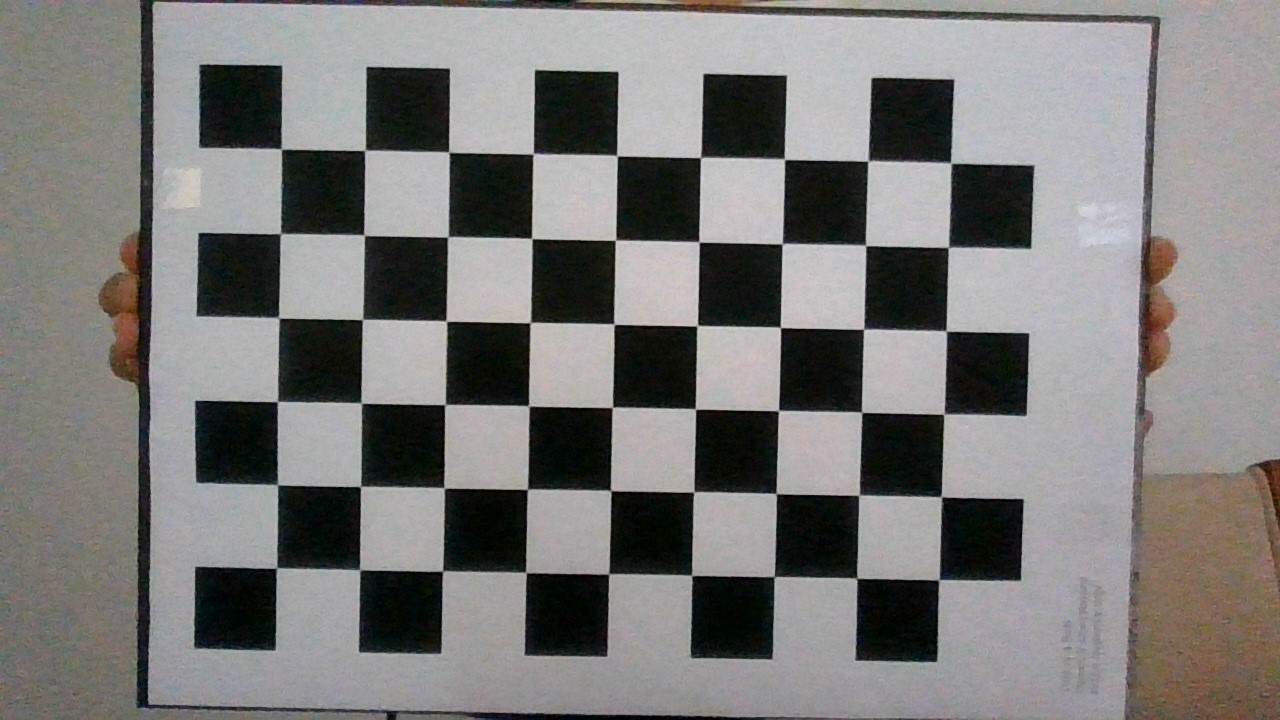
#> input picture Camera_calibration/Calibration_Images/Images/WIN_20210507_11_55_29_Pro.jpg, 1280 x 720 px, given in place of videoPlastic.mp4, which was not available
$ jupyter execute --allow-errors 11_Lecture_MotionPerc_Tracking.ipynb   (shell and % lines are left out)   (text cells are left out)
#> lines starting #> are read from the running program, lines starting #| are printed output that depends on the picture; pictures that were not available may be replaced by others from this repository, and a replacement may not be noted
[cell 1]
# download the first video
#!wget --output-document=videoPlastic.mp4 "https://uporto-my.sharepoint.com/:v:/g/personal/up488707_up_pt/EYZ0leFcVCxEoQwTk0cd6JoBqAc70vr8i9MsnsrEbs8Pkw?download=1"

# download the second video
#!wget  --output-document=videoTennis.mp4 "https://uporto-my.sharepoint.com/:v:/g/personal/up488707_up_pt/EZ1KHTiemnJPr25KFtspehABr3gylXNPEBpYFGCLEzcG0g?download=1"


# uncomment the next lines for uploading any video
#from google.colab import files
#uploaded = files.upload()

[cell 2]
#installing a visualizer
from kora.drive import upload_public
from IPython.display import HTML

#> (a cell that did not finish here is left out)

#> (a cell that did not finish here is left out)

[cell 5]
from google.colab.patches import cv2_imshow
from time import time as timer
import numpy as np
import cv2
import sys

filename_video = "videoPlastic.mp4"
file_path_output = "videoPlasticOut.mp4"
#filename_video = "videoTennis.mp4"
#file_path_output = "videoTennisOut.mp4"

fps = 30
dt = 1/30
scale = 3


# Get a VideoCapture object
vc = cv2.VideoCapture(filename_video)

# Read first frame
_, first_frame = vc.read()
#> first_frame is the input picture: shape (720, 1280, 3); mean B, G, R 120, 121.4, 122.8
first_frame = cv2.resize(first_frame, (int(first_frame.shape[1]/scale),int(first_frame.shape[0]/scale)))
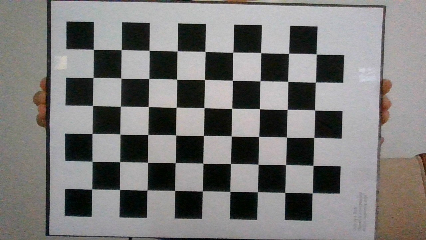
#> first_frame: shape (240, 426, 3); mean B, G, R 120, 121.4, 122.8


# Writer*'X264'
w, h = first_frame.shape[0], first_frame.shape[1]
#> w = 240; h = 426
fourcc = cv2.VideoWriter_fourcc(*'X264')
writer = cv2.VideoWriter(file_path_output, fourcc, fps, (w, h))

[cell 6]
# to complete

if vc.isOpened() :
  # Convert to gray scale
  prev_frame_gray = cv2.cvtColor(first_frame, cv2.COLOR_BGR2GRAY)
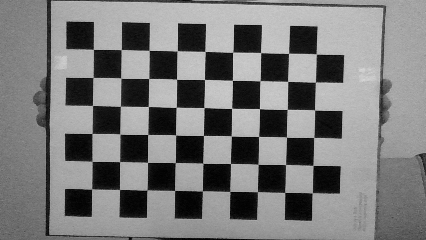
#> prev_frame_gray: shape (240, 426); min 0, max 215, mean 121.7


img_vec = []
img_gray_vec = []
flow_vec = []
flow_vec_mag = []

while(vc.isOpened()):
    # Read a frame from video
    _, new_frame = vc.read()

    if (new_frame is None):
      break

    new_frame = cv2.resize(new_frame, (int(new_frame.shape[1]/scale),int(new_frame.shape[0]/scale)))
    img_vec.append(new_frame)

    # Convert new frame to gray scale
    new_frame_gray = cv2.cvtColor(new_frame, cv2.COLOR_BGR2GRAY)
    img_gray_vec.append(new_frame_gray)

    # Calculate dense optical flow by Farneback method
    flow = cv2.calcOpticalFlowFarneback(prev_frame_gray, new_frame_gray, None, 0.5, 3, 15, 3, 5, 1.2, 0)
    flow_vec.append(flow)

    # Compute the magnitude and angle of the 2D vectors
    magnitude, angle = cv2.cartToPolar(flow[...,0], flow[...,1])
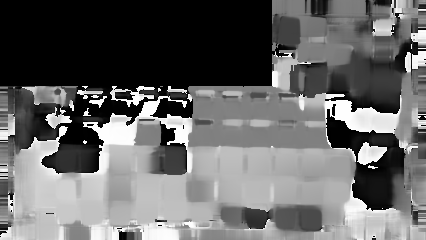
#> angle: shape (240, 426) float32; min 0, max 6.28, mean 2.54; drawn with min black and max white
    flow_vec_mag.append(magnitude)

    # Update previous frame
    prev_frame_gray = new_frame_gray

print("Number of frames", len(img_gray_vec))

$ run again, on Camera_calibration/Calibration_Images/Images/WIN_20210507_11_55_34_Pro.jpg
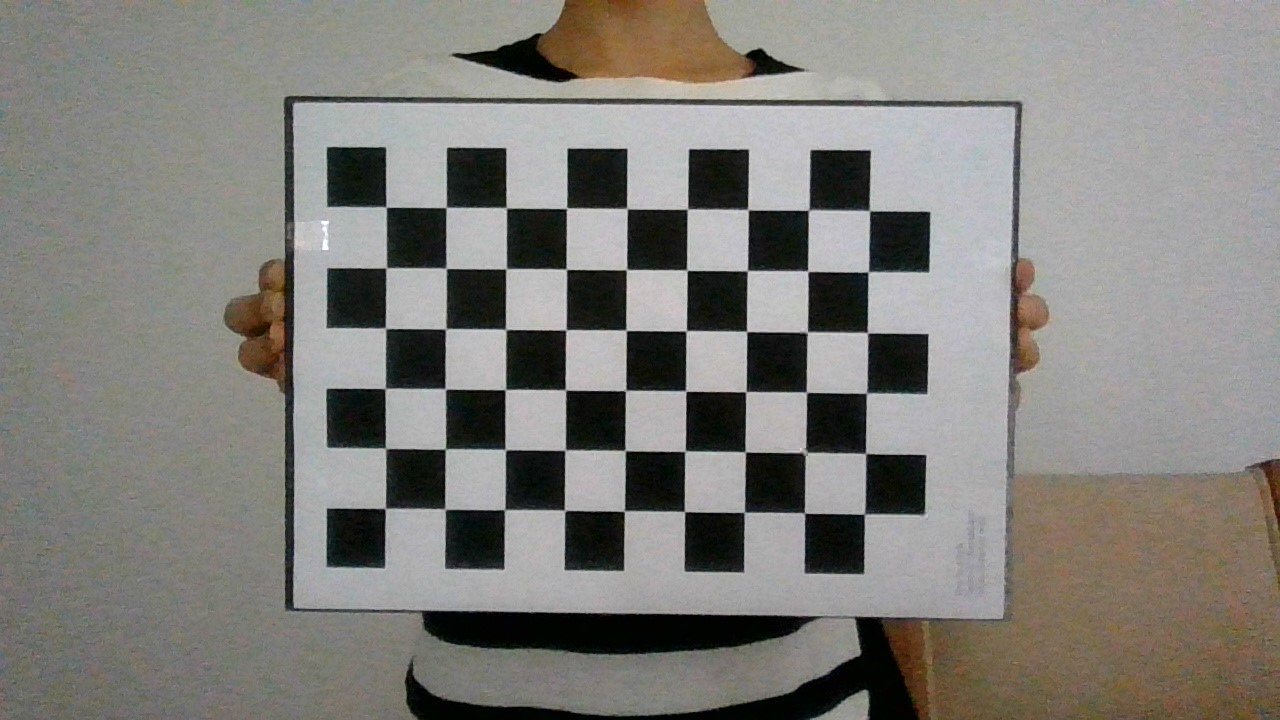
#> input picture Camera_calibration/Calibration_Images/Images/WIN_20210507_11_55_34_Pro.jpg, 1280 x 720 px, given in place of videoPlastic.mp4, which was not available
#> first_frame is the input picture: shape (720, 1280, 3); mean B, G, R 122.5, 127.1, 128.9
#> first_frame: shape (240, 426, 3)
#> `magnitude, angle = cv2.cartToPolar(flow[...,0], flow[...,1])`:
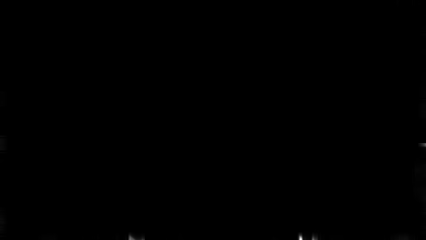
#> magnitude: shape (240, 426) float32; min 0, max 0.254, mean 0.000173; drawn with min black and max white
#> `magnitude, angle = cv2.cartToPolar(flow[...,0], flow[...,1])`:
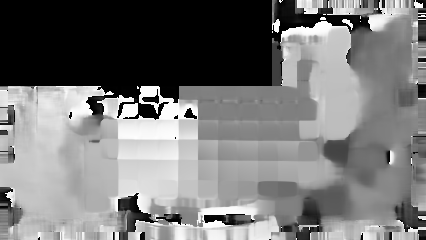
#> angle: shape (240, 426) float32; min 0, max 6.28, mean 2.97; drawn with min black and max white

$ run again, on Camera_calibration/Calibration_Images/Images/WIN_20210507_11_55_39_Pro.jpg
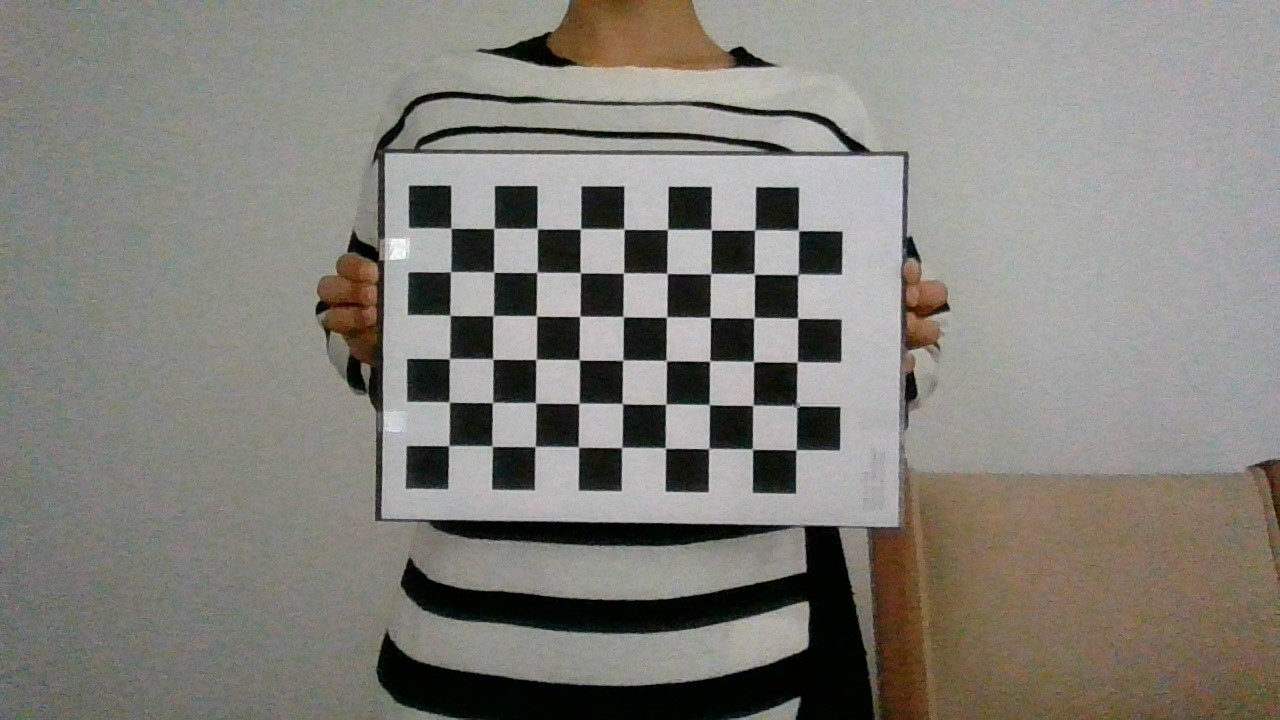
#> input picture Camera_calibration/Calibration_Images/Images/WIN_20210507_11_55_39_Pro.jpg, 1280 x 720 px, given in place of videoPlastic.mp4, which was not available
#> first_frame is the input picture: shape (720, 1280, 3); mean B, G, R 122.1, 128.3, 130.6
#> first_frame: shape (240, 426, 3)
#> `magnitude, angle = cv2.cartToPolar(flow[...,0], flow[...,1])`:
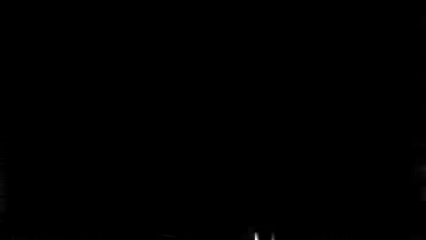
#> magnitude: shape (240, 426) float32; min 0, max 0.211, mean 0.000121; drawn with min black and max white
#> `magnitude, angle = cv2.cartToPolar(flow[...,0], flow[...,1])`:
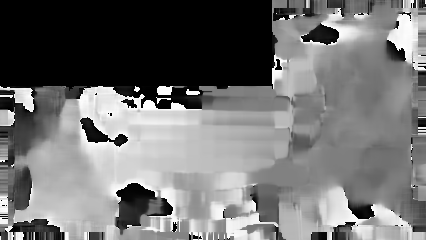
#> angle: shape (240, 426) float32; min 0, max 6.28, mean 2.81; drawn with min black and max white

$ run again, on Camera_calibration/Calibration_Images/Images/WIN_20210507_11_55_44_Pro.jpg
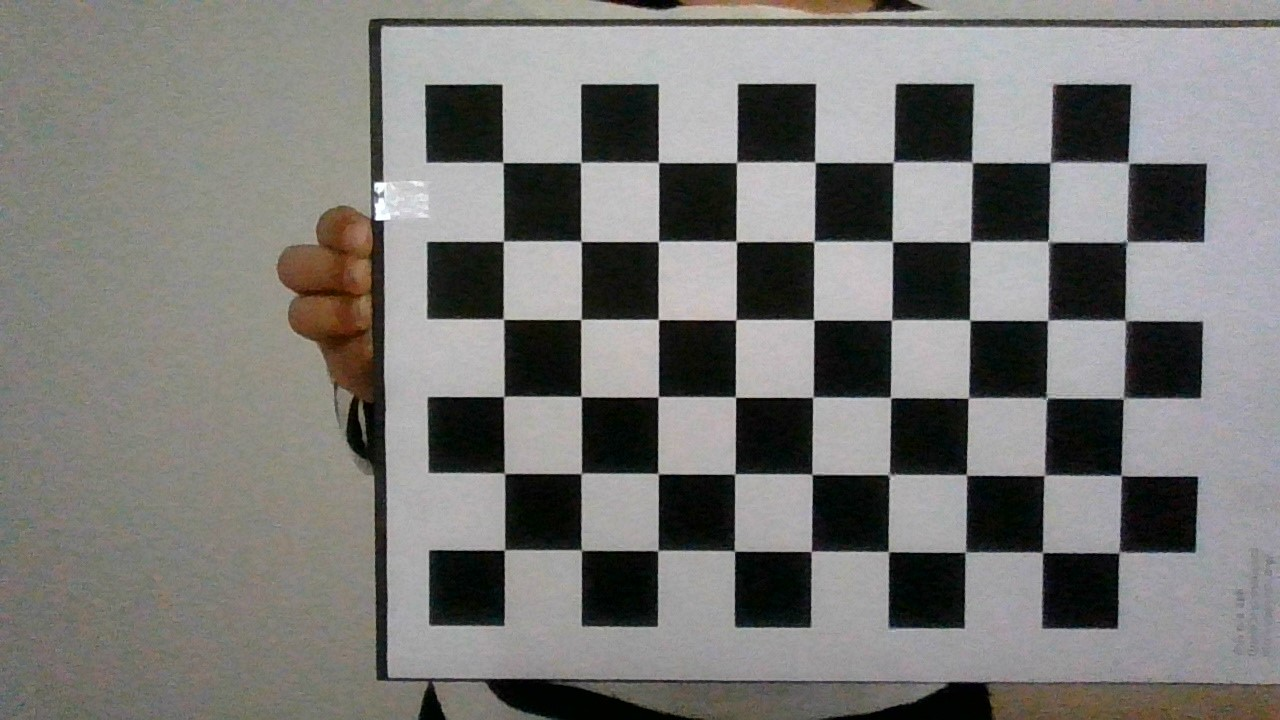
#> input picture Camera_calibration/Calibration_Images/Images/WIN_20210507_11_55_44_Pro.jpg, 1280 x 720 px, given in place of videoPlastic.mp4, which was not available
#> first_frame is the input picture: shape (720, 1280, 3); mean B, G, R 116.9, 119.6, 120.5
#> `first_frame = cv2.resize(first_frame, (int(first_frame.shape[1]/scale)..`:
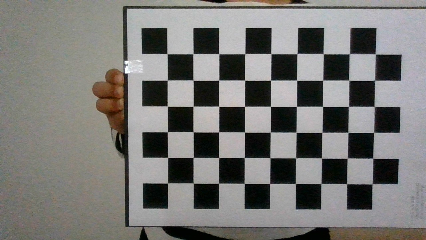
#> first_frame: shape (240, 426, 3); mean B, G, R 116.9, 119.7, 120.5
#> `magnitude, angle = cv2.cartToPolar(flow[...,0], flow[...,1])`:
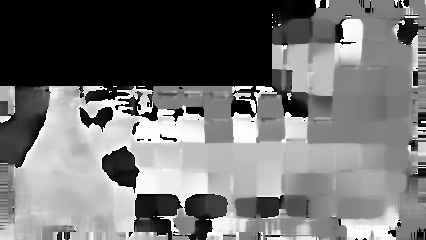
#> angle: shape (240, 426) float32; min 0, max 6.28, mean 2.82; drawn with min black and max white
